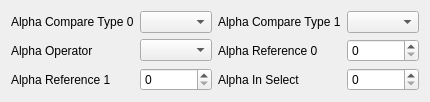
                 <widget class="QWidget" name="tab_17">
                  <attribute name="title">
                   <string>Alpha</string>
                  </attribute>
                  <layout class="QGridLayout" name="gridLayout_34">
                   <item row="2" column="3">
                    <widget class="QSpinBox" name="baseAlphaReference0">
                     <property name="minimum">
                      <number>0</number>
                     </property>
                     <property name="maximum">
                      <number>255</number>
                     </property>
                    </widget>
                   </item>
                   <item row="1" column="3">
                    <widget class="QComboBox" name="baseAlphaCompareType1"/>
                   </item>
                   <item row="1" column="0">
                    <widget class="QLabel" name="label_126">
                     <property name="text">
                      <string>Alpha Compare Type 0</string>
                     </property>
                    </widget>
                   </item>
                   <item row="1" column="2">
                    <widget class="QLabel" name="label_127">
                     <property name="text">
                      <string>Alpha Compare Type 1</string>
                     </property>
                    </widget>
                   </item>
                   <item row="1" column="1">
                    <widget class="QComboBox" name="baseAlphaCompareType0"/>
                   </item>
                   <item row="3" column="3">
                    <widget class="QSpinBox" name="baseAlphaInSelect">
                     <property name="minimum">
                      <number>0</number>
                     </property>
                     <property name="maximum">
                      <number>1</number>
                     </property>
                    </widget>
                   </item>
                   <item row="3" column="1">
                    <widget class="QSpinBox" name="baseAlphaReference1">
                     <property name="minimum">
                      <number>0</number>
                     </property>
                     <property name="maximum">
                      <number>255</number>
                     </property>
                    </widget>
                   </item>
                   <item row="2" column="2">
                    <widget class="QLabel" name="label_128">
                     <property name="text">
                      <string>Alpha Reference 0</string>
                     </property>
                    </widget>
                   </item>
                   <item row="3" column="2">
                    <widget class="QLabel" name="label_129">
                     <property name="text">
                      <string>Alpha In Select</string>
                     </property>
                    </widget>
                   </item>
                   <item row="3" column="0">
                    <widget class="QLabel" name="label_130">
                     <property name="text">
                      <string>Alpha Reference 1</string>
                     </property>
                    </widget>
                   </item>
                   <item row="2" column="0">
                    <widget class="QLabel" name="label_131">
                     <property name="text">
                      <string>Alpha Operator</string>
                     </property>
                    </widget>
                   </item>
                   <item row="2" column="1">
                    <widget class="QComboBox" name="baseAlphaOperator"/>
                   </item>
                  </layout>
                 </widget>
